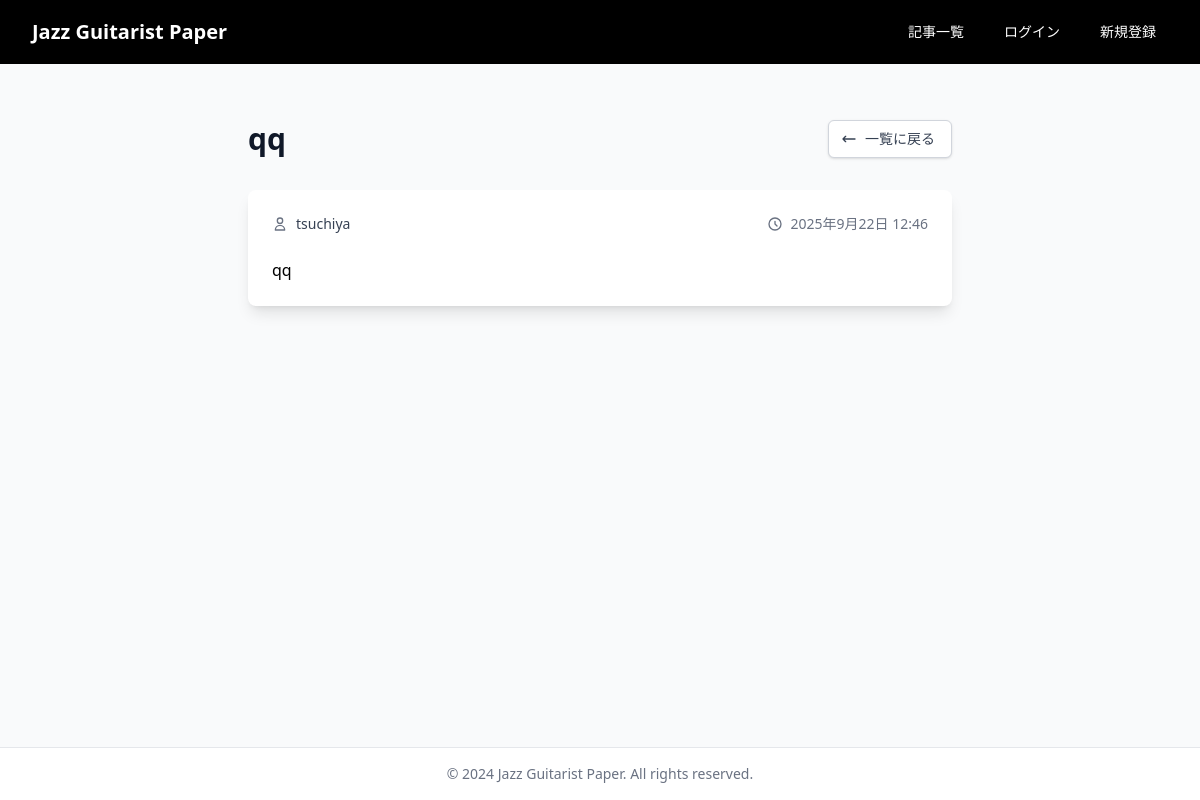
Screenshot of /articles/10/ with the database file from the repository.
### articles/models.py (models this page shows, shortened)
class Article(models.Model):
    author = models.ForeignKey(
        User,
        on_delete=models.CASCADE,
        verbose_name="投稿者"
    )
    title = models.CharField(
        max_length=200,
        verbose_name="タイトル"
    )
    content = models.TextField(
        verbose_name="内容"
    )
    created_at = models.DateTimeField(
        auto_now_add=True,
        verbose_name="作成日時"
    )
    updated_at = models.DateTimeField(
        auto_now=True,
        verbose_name="更新日時"
    )
    class Meta:
        ordering = ['-created_at']
        verbose_name = "記事"
        verbose_name_plural = "記事"

### accounts/models.py (models this page shows, shortened)
class User(AbstractUser):
    email = models.EmailField(_('email address'), unique=True)
    USERNAME_FIELD = 'email'
    REQUIRED_FIELDS = ['username']

### articles/views.py (the view)
# urls.py: path('<int:pk>/', ArticleDetailView.as_view(), name='detail'),
class ArticleDetailView(DetailView):
    model = Article
    template_name = 'articles/detail.html'
    context_object_name = 'article'
    def get_queryset(self):
        return super().get_queryset().select_related('author')

### templates/articles/detail.html (shortened to what this page needs)
{% extends 'base.html' %}
{% block content %}
<div class="max-w-3xl mx-auto py-8 px-4 sm:px-6 lg:px-8">
    <div class="mb-8 flex items-center justify-between">
        <h1 class="text-3xl font-bold text-gray-900">{{ article.title }}</h1>
        <a href="{% url 'articles:list' %}" class="inline-flex items-center px-4 py-2 border border-gray-300 shadow-sm text-sm font-medium rounded-md text-gray-700 bg-white hover:bg-gray-50 focus:outline-none focus:ring-2 focus:ring-offset-2 focus:ring-blue-500 transition-colors duration-200">
            <svg class="mr-2 -ml-1 h-4 w-4" fill="none" stroke="currentColor" viewBox="0 0 24 24">
                <path stroke-linecap="round" stroke-linejoin="round" stroke-width="2" d="M7 16l-4-4m0 0l4-4m-4 4h18"/>
            </svg>
            一覧に戻る
        </a>
    </div>
    <div class="bg-white shadow-lg rounded-lg overflow-hidden">
        <div class="p-6 space-y-6">
            <div class="flex flex-col sm:flex-row sm:items-center sm:justify-between text-sm text-gray-500">
                <div class="flex items-center mb-2 sm:mb-0">
                    <svg class="w-4 h-4 mr-2" fill="none" stroke="currentColor" viewBox="0 0 24 24">
                        <path stroke-linecap="round" stroke-linejoin="round" stroke-width="2" d="M16 7a4 4 0 11-8 0 4 4 0 018 0zM12 14a7 7 0 00-7 7h14a7 7 0 00-7-7z"/>
                    </svg>
                    <span class="font-medium text-gray-700">{{ article.author.username }}</span>
                </div>
                <div class="flex items-center">
                    <svg class="w-4 h-4 mr-2" fill="none" stroke="currentColor" viewBox="0 0 24 24">
                        <path stroke-linecap="round" stroke-linejoin="round" stroke-width="2" d="M12 8v4l3 3m6-3a9 9 0 11-18 0 9 9 0 0118 0z"/>
                    </svg>
                    <span>{{ article.created_at|date:"Y年n月j日 H:i" }}</span>
                </div>
            </div>
            <div class="prose prose-blue max-w-none">
                {{ article.content|linebreaks }}
            </div>
        </div>
    </div>
</div>
{% endblock %}

### rows the page displays
Article: title "qq", author.username "tsuchiya", created_at "2025年9月22日 12:46", content "qq"
